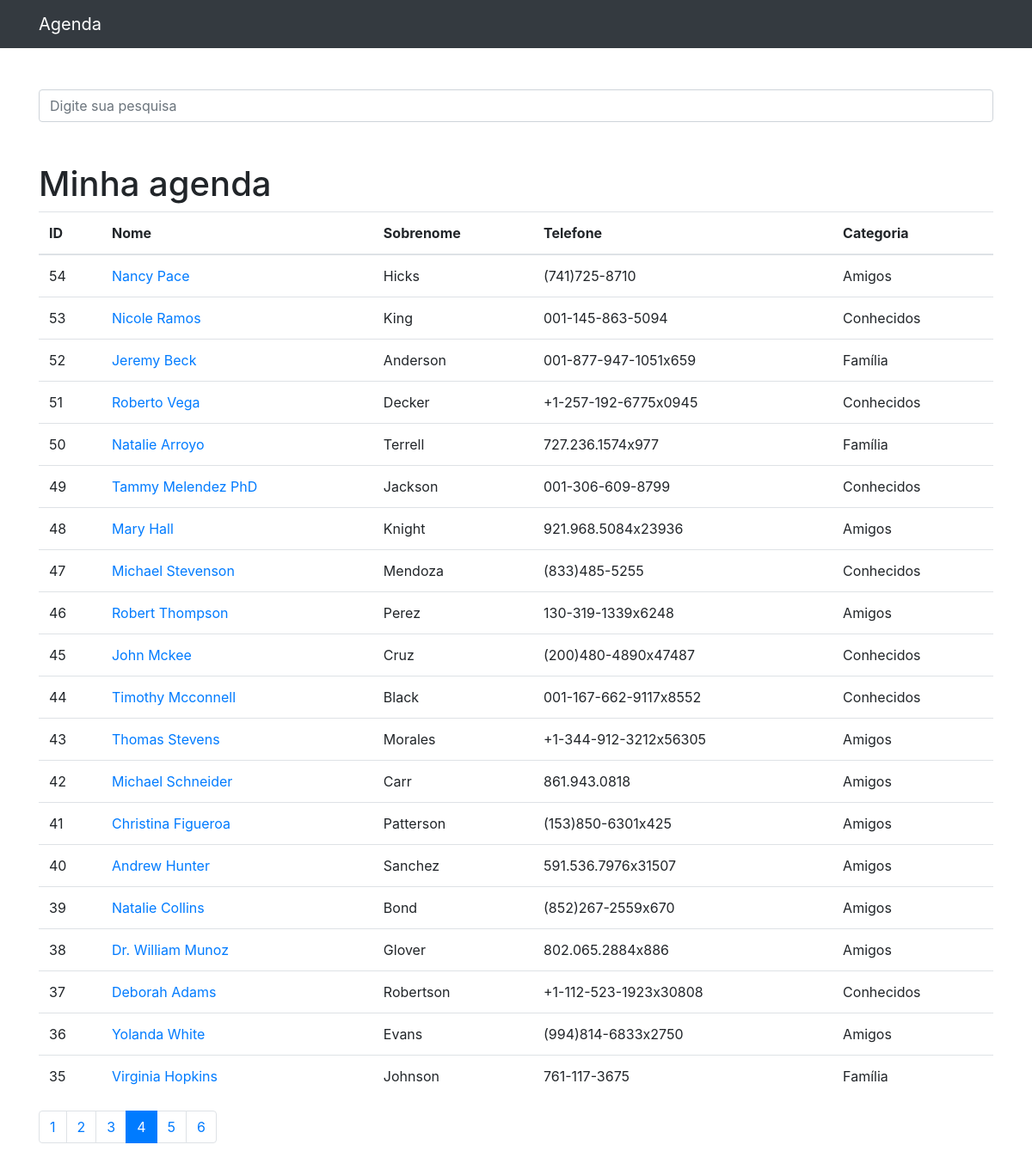
The page /?p=4&termo= on the database its author committed.
### contatos/models.py (models this page shows, shortened)
class Contato(models.Model):
    nome = models.CharField(max_length=255)
    sobrenome = models.CharField(max_length=255, blank=True)
    telefone = models.CharField(max_length=255)
    email = models.CharField(max_length=255, blank=True)
    data_criacao = models.DateTimeField(default=timezone.now)
    descricao = models.TextField(blank=True)
    categoria = models.ForeignKey(Categoria, on_delete=models.DO_NOTHING)
    mostrar = models.BooleanField(default=True)
    foto = models.ImageField(blank=True, upload_to='fotos/%Y/%m/')

class Categoria(models.Model):
    nome = models.CharField(max_length=255)
    def __str__(self):
        return self.nome

### contatos/views.py (the view)
# urls.py: path('', views.index, name='index'),
def index(request):
    contatos = Contato.objects.order_by('-id').filter(
        mostrar=True
    )
    paginator = Paginator(contatos, 20)
    page = request.GET.get('p')
    contatos = paginator.get_page(page)
    return render(request, 'contatos/index.html', {
        'contatos': contatos
    })

### contatos/templates/contatos/index.html
{% extends 'base.html' %}
{%block 'conteudo' %}
<h1 class="mt-5">Minha agenda</h1>
        <table class="table">
          <thead>
            <tr>
              <th>ID</th>
              <th>Nome</th>
              <th>Sobrenome</th>
              <th>Telefone</th>
              <th>Categoria</th>
            </tr>
          </thead>
          <tbody>
            {% for contato in contatos %}
              <tr>
                <td>{{ contato.id }}</td>
                <td>
                  <a href="{% url 'ver_contato' contato.id %}"> {{contato.nome}} </a>
                </td>
                <td>{{contato.sobrenome}}</td>
                <td>{{contato.telefone}}</td>
                <td>{{contato.categoria}}</td>
              </tr>
            {%endfor%}
          </tbody>
        </table>
<nav aria-label="Page navigation example">
  <ul class="pagination">
    {% for pagina in contatos.paginator.page_range %}
      {% if contatos.number == pagina %}
      <li class="page-item active"><a href="?p={{ pagina }}&termo={{ request.GET.termo }}" class="page-link">{{pagina}}</a></li>
      {% else %}
      <li class="page-item"><a href="?p={{ pagina }}&termo={{ request.GET.termo }}" class="page-link">{{pagina}}</a></li>
      {% endif %}
    {%endfor%}
  </ul>
</nav>
{%endblock%}

### rows shown on the page
Contato: id "54", nome "Nancy Pace", sobrenome "Hicks", telefone "(741)725-8710", categoria "Amigos"
Contato: id "53", nome "Nicole Ramos", sobrenome "King", telefone "001-145-863-5094", categoria "Conhecidos"
Contato: id "52", nome "Jeremy Beck", sobrenome "Anderson", telefone "001-877-947-1051x659", categoria "Família"
Contato: id "51", nome "Roberto Vega", sobrenome "Decker", telefone "+1-257-192-6775x0945", categoria "Conhecidos"
Contato: id "50", nome "Natalie Arroyo", sobrenome "Terrell", telefone "727.236.1574x977", categoria "Família"
Contato: id "49", nome "Tammy Melendez PhD", sobrenome "Jackson", telefone "001-306-609-8799", categoria "Conhecidos"
Contato: id "48", nome "Mary Hall", sobrenome "Knight", telefone "921.968.5084x23936", categoria "Amigos"
Contato: id "47", nome "Michael Stevenson", sobrenome "Mendoza", telefone "(833)485-5255", categoria "Conhecidos"
Contato: id "46", nome "Robert Thompson", sobrenome "Perez", telefone "130-319-1339x6248", categoria "Amigos"
Contato: id "45", nome "John Mckee", sobrenome "Cruz", telefone "(200)480-4890x47487", categoria "Conhecidos"
Contato: id "44", nome "Timothy Mcconnell", sobrenome "Black", telefone "001-167-662-9117x8552", categoria "Conhecidos"
Contato: id "43", nome "Thomas Stevens", sobrenome "Morales", telefone "+1-344-912-3212x56305", categoria "Amigos"
Contato: id "42", nome "Michael Schneider", sobrenome "Carr", telefone "861.943.0818", categoria "Amigos"
Contato: id "41", nome "Christina Figueroa", sobrenome "Patterson", telefone "(153)850-6301x425", categoria "Amigos"
Contato: id "40", nome "Andrew Hunter", sobrenome "Sanchez", telefone "591.536.7976x31507", categoria "Amigos"
Contato: id "39", nome "Natalie Collins", sobrenome "Bond", telefone "(852)267-2559x670", categoria "Amigos"
Contato: id "38", nome "Dr. William Munoz", sobrenome "Glover", telefone "802.065.2884x886", categoria "Amigos"
Contato: id "37", nome "Deborah Adams", sobrenome "Robertson", telefone "+1-112-523-1923x30808", categoria "Conhecidos"
Contato: id "36", nome "Yolanda White", sobrenome "Evans", telefone "(994)814-6833x2750", categoria "Amigos"
Contato: id "35", nome "Virginia Hopkins", sobrenome "Johnson", telefone "761-117-3675", categoria "Família"

### other values the page prints
{{ pagina }} "1" "2" "3" "5" "6"
{{ pagina }} "4"
